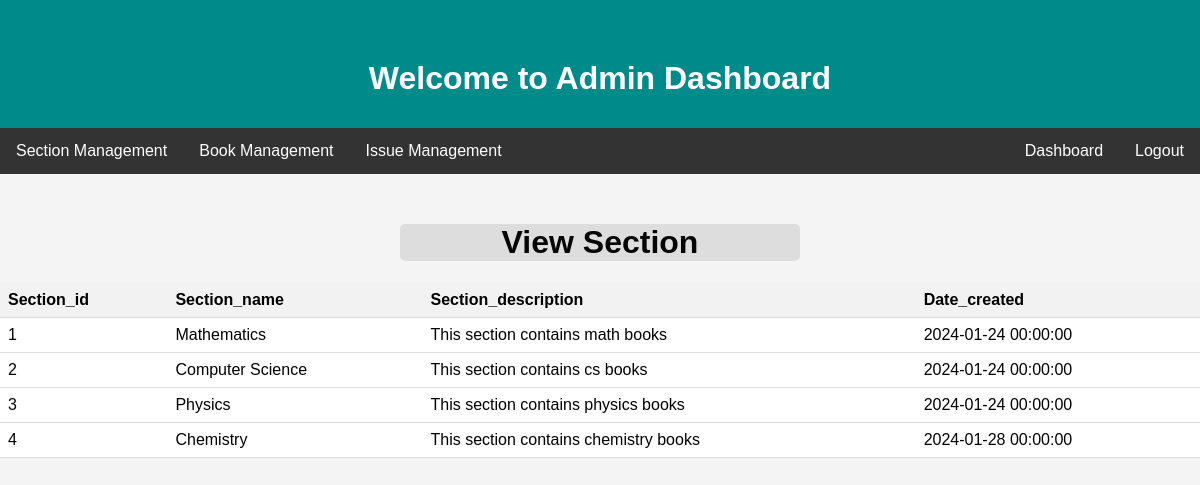
The app's page /view_section (signed in), older data.
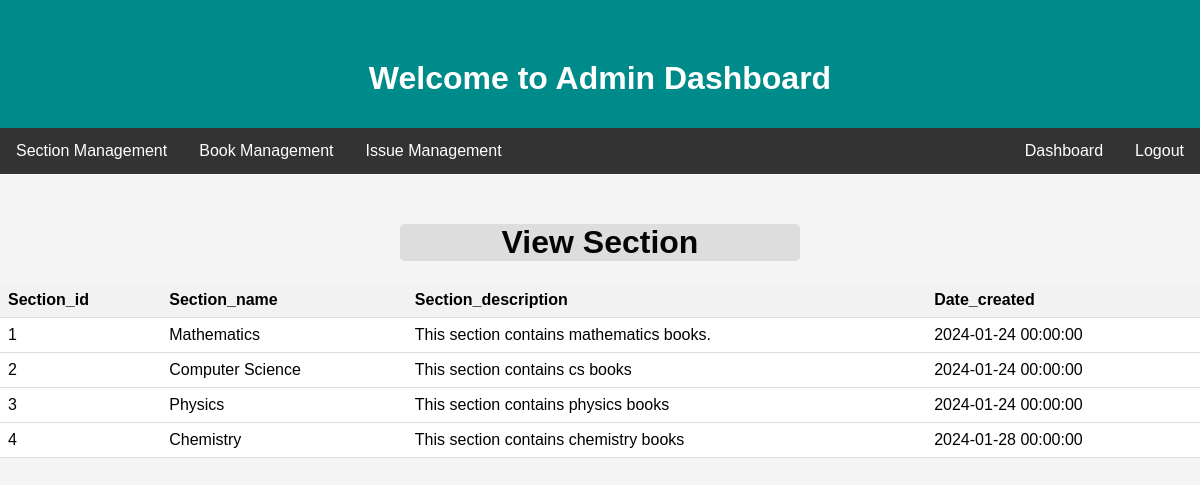
The same page, newer data.
### application/models.py (models this page shows, shortened)
class Section(db.Model):
    section_id = db.Column(db.Integer, primary_key=True, autoincrement=True)
    name = db.Column(db.String(80), unique=True, nullable=False)
    description = db.Column(db.String(120), unique=True, nullable=False)
    date_created = db.Column(db.DateTime, nullable=False)

### application/routes.py (the view)
@app.route('/view_section',methods=['GET','POST'])
def view_section():
    if not session.get('user'):
        return redirect(url_for('login'))
    if session.get('user')['role'] != 'admin':
        return redirect(url_for('login'))
    sections = Section.query.all()
    return render_template('view_section.html',sections=sections)

### templates/view_section.html (shortened to what this page needs)
<!DOCTYPE html>
<html lang="en">
<head>
</head>
<body>
    <header>
        <h1>Welcome to Admin Dashboard</h1>
    </header>
    <nav>
        <div class="dropdown">
            <button class="dropbtn">Section Management</button>
        </div>
        <div class="dropdown">
            <button class="dropbtn">Book Management</button>
        </div>
        <div class="dropdown">
            <button class="dropbtn">Issue Management</button>
        </div>
        <div class="logout"><a href="/logout">Logout</a></div>
        <div class="logout"><a href="/admin">Dashboard</a></div>
    </nav>
    <h1 class="heading">View Section</h1>
    <table>
        <tr>
        <th>Section_id</th>
        <th>Section_name</th>
        <th>Section_description</th>
        <th>Date_created</th>
        </tr>
        {% for section in sections %}
        <tr>
            <td>{{section['section_id']}}</td>
            <td>{{section['name']}}</td>
            <td>{{section['description']}}</td>
            <td>{{section['date_created']}}</td>
        </tr>
        {% endfor %}
    </table>
</body>
</html>

Row changes from the older to the newer data that the page shows:
changed Section "Mathematics": description "This section contains math books" → "This section contains mathematics books."
